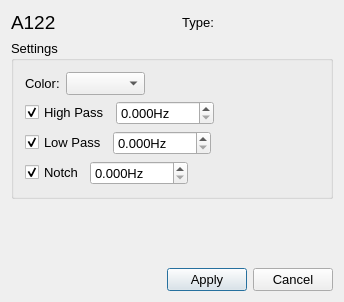
<?xml version="1.0" encoding="UTF-8"?>
<ui version="4.0">
 <class>SignalSettingsClass</class>
 <widget class="QDialog" name="SignalSettingsClass">
  <property name="geometry">
   <rect>
    <x>0</x>
    <y>0</y>
    <width>344</width>
    <height>302</height>
   </rect>
  </property>
  <property name="minimumSize">
   <size>
    <width>344</width>
    <height>259</height>
   </size>
  </property>
  <property name="maximumSize">
   <size>
    <width>16777215</width>
    <height>16777215</height>
   </size>
  </property>
  <property name="font">
   <font>
    <family>Arial</family>
    <pointsize>10</pointsize>
   </font>
  </property>
  <property name="windowTitle">
   <string>Channel Settings</string>
  </property>
  <property name="windowIcon">
   <iconset resource="../../../../resources/AnyWave.qrc">
    <normaloff>:/images/AnyWave_icon.png</normaloff>:/images/AnyWave_icon.png</iconset>
  </property>
  <property name="modal">
   <bool>false</bool>
  </property>
  <layout class="QVBoxLayout" name="verticalLayout_2">
   <item>
    <layout class="QHBoxLayout" name="horizontalLayout_2">
     <item>
      <widget class="QLabel" name="labelChannel">
       <property name="sizePolicy">
        <sizepolicy hsizetype="Preferred" vsizetype="Fixed">
         <horstretch>0</horstretch>
         <verstretch>0</verstretch>
        </sizepolicy>
       </property>
       <property name="font">
        <font>
         <family>Arial</family>
         <pointsize>14</pointsize>
        </font>
       </property>
       <property name="text">
        <string>A122</string>
       </property>
       <property name="scaledContents">
        <bool>true</bool>
       </property>
      </widget>
     </item>
     <item>
      <spacer name="horizontalSpacer_5">
       <property name="orientation">
        <enum>Qt::Horizontal</enum>
       </property>
       <property name="sizeHint" stdset="0">
        <size>
         <width>40</width>
         <height>20</height>
        </size>
       </property>
      </spacer>
     </item>
     <item>
      <widget class="QLabel" name="labelType">
       <property name="sizePolicy">
        <sizepolicy hsizetype="Preferred" vsizetype="Fixed">
         <horstretch>0</horstretch>
         <verstretch>0</verstretch>
        </sizepolicy>
       </property>
       <property name="text">
        <string>Type:</string>
       </property>
       <property name="alignment">
        <set>Qt::AlignCenter</set>
       </property>
      </widget>
     </item>
     <item>
      <spacer name="horizontalSpacer_4">
       <property name="orientation">
        <enum>Qt::Horizontal</enum>
       </property>
       <property name="sizeHint" stdset="0">
        <size>
         <width>40</width>
         <height>20</height>
        </size>
       </property>
      </spacer>
     </item>
    </layout>
   </item>
   <item>
    <widget class="QGroupBox" name="groupBox">
     <property name="title">
      <string>Settings</string>
     </property>
     <layout class="QVBoxLayout" name="verticalLayout">
      <item>
       <layout class="QHBoxLayout" name="gainLevelsLayout"/>
      </item>
      <item>
       <layout class="QHBoxLayout" name="horizontalLayout_4">
        <item>
         <widget class="QLabel" name="label_Couleur">
          <property name="sizePolicy">
           <sizepolicy hsizetype="Preferred" vsizetype="Fixed">
            <horstretch>0</horstretch>
            <verstretch>0</verstretch>
           </sizepolicy>
          </property>
          <property name="text">
           <string>Color:</string>
          </property>
         </widget>
        </item>
        <item>
         <widget class="QComboBox" name="cb_Couleur">
          <property name="sizePolicy">
           <sizepolicy hsizetype="Preferred" vsizetype="Fixed">
            <horstretch>0</horstretch>
            <verstretch>0</verstretch>
           </sizepolicy>
          </property>
          <property name="focusPolicy">
           <enum>Qt::ClickFocus</enum>
          </property>
         </widget>
        </item>
        <item>
         <spacer name="horizontalSpacer_3">
          <property name="orientation">
           <enum>Qt::Horizontal</enum>
          </property>
          <property name="sizeHint" stdset="0">
           <size>
            <width>40</width>
            <height>20</height>
           </size>
          </property>
         </spacer>
        </item>
       </layout>
      </item>
      <item>
       <layout class="QHBoxLayout" name="horizontalLayout_5">
        <item>
         <widget class="QCheckBox" name="checkHighPass">
          <property name="sizePolicy">
           <sizepolicy hsizetype="Preferred" vsizetype="Fixed">
            <horstretch>0</horstretch>
            <verstretch>0</verstretch>
           </sizepolicy>
          </property>
          <property name="text">
           <string>High Pass</string>
          </property>
          <property name="checked">
           <bool>true</bool>
          </property>
         </widget>
        </item>
        <item>
         <widget class="QDoubleSpinBox" name="sbHigh">
          <property name="sizePolicy">
           <sizepolicy hsizetype="Preferred" vsizetype="Fixed">
            <horstretch>0</horstretch>
            <verstretch>0</verstretch>
           </sizepolicy>
          </property>
          <property name="suffix">
           <string>Hz</string>
          </property>
          <property name="decimals">
           <number>3</number>
          </property>
          <property name="minimum">
           <double>0.000000000000000</double>
          </property>
          <property name="maximum">
           <double>1000.000000000000000</double>
          </property>
          <property name="value">
           <double>0.000000000000000</double>
          </property>
         </widget>
        </item>
        <item>
         <spacer name="horizontalSpacer_6">
          <property name="orientation">
           <enum>Qt::Horizontal</enum>
          </property>
          <property name="sizeHint" stdset="0">
           <size>
            <width>40</width>
            <height>20</height>
           </size>
          </property>
         </spacer>
        </item>
       </layout>
      </item>
      <item>
       <layout class="QHBoxLayout" name="horizontalLayout_6">
        <item>
         <widget class="QCheckBox" name="checkLowPass">
          <property name="sizePolicy">
           <sizepolicy hsizetype="Preferred" vsizetype="Fixed">
            <horstretch>0</horstretch>
            <verstretch>0</verstretch>
           </sizepolicy>
          </property>
          <property name="text">
           <string>Low Pass</string>
          </property>
          <property name="checked">
           <bool>true</bool>
          </property>
         </widget>
        </item>
        <item>
         <widget class="QDoubleSpinBox" name="sbLow">
          <property name="sizePolicy">
           <sizepolicy hsizetype="Preferred" vsizetype="Fixed">
            <horstretch>0</horstretch>
            <verstretch>0</verstretch>
           </sizepolicy>
          </property>
          <property name="suffix">
           <string>Hz</string>
          </property>
          <property name="decimals">
           <number>3</number>
          </property>
          <property name="minimum">
           <double>0.000000000000000</double>
          </property>
          <property name="maximum">
           <double>1000.000000000000000</double>
          </property>
          <property name="value">
           <double>0.000000000000000</double>
          </property>
         </widget>
        </item>
        <item>
         <spacer name="horizontalSpacer_7">
          <property name="orientation">
           <enum>Qt::Horizontal</enum>
          </property>
          <property name="sizeHint" stdset="0">
           <size>
            <width>40</width>
            <height>20</height>
           </size>
          </property>
         </spacer>
        </item>
       </layout>
      </item>
      <item>
       <layout class="QHBoxLayout" name="horizontalLayout_7">
        <item>
         <widget class="QCheckBox" name="checkNotch">
          <property name="text">
           <string>Notch</string>
          </property>
          <property name="checked">
           <bool>true</bool>
          </property>
         </widget>
        </item>
        <item>
         <widget class="QDoubleSpinBox" name="sbNotch">
          <property name="sizePolicy">
           <sizepolicy hsizetype="Preferred" vsizetype="Fixed">
            <horstretch>0</horstretch>
            <verstretch>0</verstretch>
           </sizepolicy>
          </property>
          <property name="suffix">
           <string>Hz</string>
          </property>
          <property name="decimals">
           <number>3</number>
          </property>
          <property name="minimum">
           <double>0.000000000000000</double>
          </property>
          <property name="maximum">
           <double>1000.000000000000000</double>
          </property>
          <property name="value">
           <double>0.000000000000000</double>
          </property>
         </widget>
        </item>
        <item>
         <spacer name="horizontalSpacer_8">
          <property name="orientation">
           <enum>Qt::Horizontal</enum>
          </property>
          <property name="sizeHint" stdset="0">
           <size>
            <width>40</width>
            <height>20</height>
           </size>
          </property>
         </spacer>
        </item>
       </layout>
      </item>
     </layout>
    </widget>
   </item>
   <item>
    <spacer name="verticalSpacer">
     <property name="orientation">
      <enum>Qt::Vertical</enum>
     </property>
     <property name="sizeHint" stdset="0">
      <size>
       <width>20</width>
       <height>25</height>
      </size>
     </property>
    </spacer>
   </item>
   <item>
    <layout class="QHBoxLayout" name="horizontalLayout">
     <item>
      <spacer name="horizontalSpacer">
       <property name="orientation">
        <enum>Qt::Horizontal</enum>
       </property>
       <property name="sizeHint" stdset="0">
        <size>
         <width>40</width>
         <height>20</height>
        </size>
       </property>
      </spacer>
     </item>
     <item>
      <widget class="QPushButton" name="buttonApply">
       <property name="text">
        <string>Apply</string>
       </property>
       <property name="default">
        <bool>true</bool>
       </property>
      </widget>
     </item>
     <item>
      <widget class="QPushButton" name="buttonCancel">
       <property name="text">
        <string>Cancel</string>
       </property>
      </widget>
     </item>
    </layout>
   </item>
  </layout>
 </widget>
 <layoutdefault spacing="6" margin="11"/>
 <resources>
  <include location="../../../../resources/AnyWave.qrc"/>
 </resources>
 <connections>
  <connection>
   <sender>buttonApply</sender>
   <signal>clicked()</signal>
   <receiver>SignalSettingsClass</receiver>
   <slot>accept()</slot>
   <hints>
    <hint type="sourcelabel">
     <x>252</x>
     <y>291</y>
    </hint>
    <hint type="destinationlabel">
     <x>109</x>
     <y>156</y>
    </hint>
   </hints>
  </connection>
  <connection>
   <sender>buttonCancel</sender>
   <signal>clicked()</signal>
   <receiver>SignalSettingsClass</receiver>
   <slot>reject()</slot>
   <hints>
    <hint type="sourcelabel">
     <x>333</x>
     <y>291</y>
    </hint>
    <hint type="destinationlabel">
     <x>154</x>
     <y>160</y>
    </hint>
   </hints>
  </connection>
  <connection>
   <sender>checkHighPass</sender>
   <signal>toggled(bool)</signal>
   <receiver>sbHigh</receiver>
   <slot>setEnabled(bool)</slot>
   <hints>
    <hint type="sourcelabel">
     <x>102</x>
     <y>154</y>
    </hint>
    <hint type="destinationlabel">
     <x>203</x>
     <y>155</y>
    </hint>
   </hints>
  </connection>
  <connection>
   <sender>checkLowPass</sender>
   <signal>toggled(bool)</signal>
   <receiver>sbLow</receiver>
   <slot>setEnabled(bool)</slot>
   <hints>
    <hint type="sourcelabel">
     <x>99</x>
     <y>184</y>
    </hint>
    <hint type="destinationlabel">
     <x>200</x>
     <y>185</y>
    </hint>
   </hints>
  </connection>
  <connection>
   <sender>checkNotch</sender>
   <signal>toggled(bool)</signal>
   <receiver>sbNotch</receiver>
   <slot>setEnabled(bool)</slot>
   <hints>
    <hint type="sourcelabel">
     <x>49</x>
     <y>202</y>
    </hint>
    <hint type="destinationlabel">
     <x>101</x>
     <y>203</y>
    </hint>
   </hints>
  </connection>
 </connections>
 <slots>
  <slot>checkFiltering(bool)</slot>
  <slot>upAmp()</slot>
  <slot>downAmp()</slot>
 </slots>
</ui>
